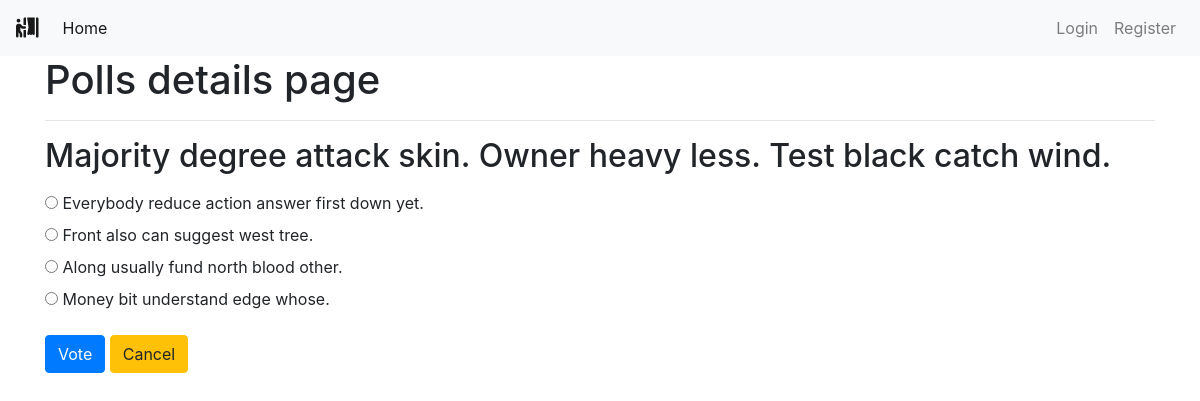
The page /polls/6/ on the database its author committed.
### polls/models.py (models this page shows, shortened)
class Poll(models.Model):
    owner = models.ForeignKey(User, on_delete=models.CASCADE)
    text = models.TextField()
    pub_date = models.DateTimeField(default=timezone.now)
    active = models.BooleanField(default=True)
    def __str__(self):
        return self.text

class Choice(models.Model):
    poll = models.ForeignKey(Poll, on_delete=models.CASCADE)
    choice_text = models.CharField(max_length=255)

### polls/views.py (the view)
# urls.py: path('<int:poll_id>/', views.poll_detail, name='detail'),
def poll_detail(request, poll_id):
    poll = get_object_or_404(Poll, id=poll_id)
    if not poll.active:
        return render(request, 'polls/poll_result.html', {'poll': poll})
    loop_count = poll.choice_set.count()
    context = {
        'poll': poll,
        'loop_time': range(0, loop_count),
    }
    return render(request, 'polls/poll_detail.html', context)

### polls/templates/polls/poll_detail.html (shortened to what this page needs)
{% extends 'base.html' %}
{% block content %}
<div class="container">
    <h1>Polls details page</h1>
    <hr>
    <h2 class="mt-3 mb-3">{{ poll }}</h2>
    <form action="{% url 'polls:vote' poll.id %}" method="POST">
        {% for choice in poll.choice_set.all %}
        <input type="radio" name="choice" id="choice{{ forloop.counter }}" value="{{ choice.id }}">
        <label for="choice{{ forloop.counter }}">{{ choice.choice_text }}</label>
        <br>
        {% endfor %}
        <input type="submit" value="Vote" class="btn btn-primary mt-3">
        <a class="btn btn-warning mt-3" href="{% url 'polls:list' %}" role="button">Cancel</a>
    </form>
</div>
{% endblock content %}

### rows shown on the page
Poll: text "Majority degree attack skin. Owner heavy less. Test black catch wind."
Choice: choice_text "Everybody reduce action answer first down yet."
Choice: choice_text "Front also can suggest west tree."
Choice: choice_text "Along usually fund north blood other."
Choice: choice_text "Money bit understand edge whose."
